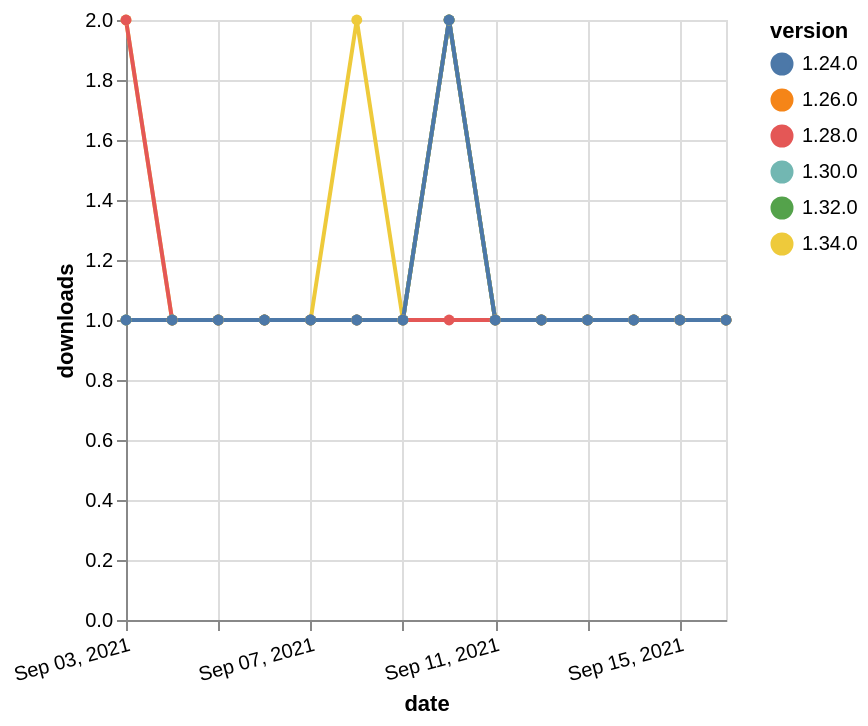

Write the Vega-Lite specification saved for this chart.
### Vega-Lite specification from a JSON file in a GitHub repository (floating-point values rounded to 4 significant figures)
{"$schema": "https://vega.github.io/schema/vega-lite/v5.json", "description": "A simple bar chart with embedded data.", "data": {"values": [{"date": "2021-09-03", "total": 116, "delta": 2, "version": "1.34.0"}, {"date": "2021-09-04", "total": 117, "delta": 1, "version": "1.34.0"}, {"date": "2021-09-05", "total": 118, "delta": 1, "version": "1.34.0"}, {"date": "2021-09-06", "total": 119, "delta": 1, "version": "1.34.0"}, {"date": "2021-09-07", "total": 120, "delta": 1, "version": "1.34.0"}, {"date": "2021-09-08", "total": 122, "delta": 2, "version": "1.34.0"}, {"date": "2021-09-09", "total": 123, "delta": 1, "version": "1.34.0"}, {"date": "2021-09-10", "total": 125, "delta": 2, "version": "1.34.0"}, {"date": "2021-09-11", "total": 126, "delta": 1, "version": "1.34.0"}, {"date": "2021-09-12", "total": 127, "delta": 1, "version": "1.34.0"}, {"date": "2021-09-13", "total": 128, "delta": 1, "version": "1.34.0"}, {"date": "2021-09-14", "total": 129, "delta": 1, "version": "1.34.0"}, {"date": "2021-09-15", "total": 130, "delta": 1, "version": "1.34.0"}, {"date": "2021-09-16", "total": 131, "delta": 1, "version": "1.34.0"}, {"date": "2021-09-03", "total": 161, "delta": 1, "version": "1.32.0"}, {"date": "2021-09-04", "total": 162, "delta": 1, "version": "1.32.0"}, {"date": "2021-09-05", "total": 163, "delta": 1, "version": "1.32.0"}, {"date": "2021-09-06", "total": 164, "delta": 1, "version": "1.32.0"}, {"date": "2021-09-07", "total": 165, "delta": 1, "version": "1.32.0"}, {"date": "2021-09-08", "total": 166, "delta": 1, "version": "1.32.0"}, {"date": "2021-09-09", "total": 167, "delta": 1, "version": "1.32.0"}, {"date": "2021-09-10", "total": 169, "delta": 2, "version": "1.32.0"}, {"date": "2021-09-11", "total": 170, "delta": 1, "version": "1.32.0"}, {"date": "2021-09-12", "total": 171, "delta": 1, "version": "1.32.0"}, {"date": "2021-09-13", "total": 172, "delta": 1, "version": "1.32.0"}, {"date": "2021-09-14", "total": 173, "delta": 1, "version": "1.32.0"}, {"date": "2021-09-15", "total": 174, "delta": 1, "version": "1.32.0"}, {"date": "2021-09-16", "total": 175, "delta": 1, "version": "1.32.0"}, {"date": "2021-09-03", "total": 167, "delta": 2, "version": "1.28.0"}, {"date": "2021-09-04", "total": 168, "delta": 1, "version": "1.28.0"}, {"date": "2021-09-05", "total": 169, "delta": 1, "version": "1.28.0"}, {"date": "2021-09-06", "total": 170, "delta": 1, "version": "1.28.0"}, {"date": "2021-09-07", "total": 171, "delta": 1, "version": "1.28.0"}, {"date": "2021-09-08", "total": 172, "delta": 1, "version": "1.28.0"}, {"date": "2021-09-09", "total": 173, "delta": 1, "version": "1.28.0"}, {"date": "2021-09-10", "total": 174, "delta": 1, "version": "1.28.0"}, {"date": "2021-09-11", "total": 175, "delta": 1, "version": "1.28.0"}, {"date": "2021-09-12", "total": 176, "delta": 1, "version": "1.28.0"}, {"date": "2021-09-13", "total": 177, "delta": 1, "version": "1.28.0"}, {"date": "2021-09-14", "total": 178, "delta": 1, "version": "1.28.0"}, {"date": "2021-09-15", "total": 179, "delta": 1, "version": "1.28.0"}, {"date": "2021-09-16", "total": 180, "delta": 1, "version": "1.28.0"}, {"date": "2021-09-03", "total": 173, "delta": 1, "version": "1.26.0"}, {"date": "2021-09-04", "total": 174, "delta": 1, "version": "1.26.0"}, {"date": "2021-09-05", "total": 175, "delta": 1, "version": "1.26.0"}, {"date": "2021-09-06", "total": 176, "delta": 1, "version": "1.26.0"}, {"date": "2021-09-07", "total": 177, "delta": 1, "version": "1.26.0"}, {"date": "2021-09-08", "total": 178, "delta": 1, "version": "1.26.0"}, {"date": "2021-09-09", "total": 179, "delta": 1, "version": "1.26.0"}, {"date": "2021-09-10", "total": 181, "delta": 2, "version": "1.26.0"}, {"date": "2021-09-11", "total": 182, "delta": 1, "version": "1.26.0"}, {"date": "2021-09-12", "total": 183, "delta": 1, "version": "1.26.0"}, {"date": "2021-09-13", "total": 184, "delta": 1, "version": "1.26.0"}, {"date": "2021-09-14", "total": 185, "delta": 1, "version": "1.26.0"}, {"date": "2021-09-15", "total": 186, "delta": 1, "version": "1.26.0"}, {"date": "2021-09-16", "total": 187, "delta": 1, "version": "1.26.0"}, {"date": "2021-09-03", "total": 145, "delta": 1, "version": "1.30.0"}, {"date": "2021-09-04", "total": 146, "delta": 1, "version": "1.30.0"}, {"date": "2021-09-05", "total": 147, "delta": 1, "version": "1.30.0"}, {"date": "2021-09-06", "total": 148, "delta": 1, "version": "1.30.0"}, {"date": "2021-09-07", "total": 149, "delta": 1, "version": "1.30.0"}, {"date": "2021-09-08", "total": 150, "delta": 1, "version": "1.30.0"}, {"date": "2021-09-09", "total": 151, "delta": 1, "version": "1.30.0"}, {"date": "2021-09-10", "total": 153, "delta": 2, "version": "1.30.0"}, {"date": "2021-09-11", "total": 154, "delta": 1, "version": "1.30.0"}, {"date": "2021-09-12", "total": 155, "delta": 1, "version": "1.30.0"}, {"date": "2021-09-13", "total": 156, "delta": 1, "version": "1.30.0"}, {"date": "2021-09-14", "total": 157, "delta": 1, "version": "1.30.0"}, {"date": "2021-09-15", "total": 158, "delta": 1, "version": "1.30.0"}, {"date": "2021-09-16", "total": 159, "delta": 1, "version": "1.30.0"}, {"date": "2021-09-03", "total": 223, "delta": 1, "version": "1.24.0"}, {"date": "2021-09-04", "total": 224, "delta": 1, "version": "1.24.0"}, {"date": "2021-09-05", "total": 225, "delta": 1, "version": "1.24.0"}, {"date": "2021-09-06", "total": 226, "delta": 1, "version": "1.24.0"}, {"date": "2021-09-07", "total": 227, "delta": 1, "version": "1.24.0"}, {"date": "2021-09-08", "total": 228, "delta": 1, "version": "1.24.0"}, {"date": "2021-09-09", "total": 229, "delta": 1, "version": "1.24.0"}, {"date": "2021-09-10", "total": 231, "delta": 2, "version": "1.24.0"}, {"date": "2021-09-11", "total": 232, "delta": 1, "version": "1.24.0"}, {"date": "2021-09-12", "total": 233, "delta": 1, "version": "1.24.0"}, {"date": "2021-09-13", "total": 234, "delta": 1, "version": "1.24.0"}, {"date": "2021-09-14", "total": 235, "delta": 1, "version": "1.24.0"}, {"date": "2021-09-15", "total": 236, "delta": 1, "version": "1.24.0"}, {"date": "2021-09-16", "total": 237, "delta": 1, "version": "1.24.0"}]}, "width": "container", "mark": {"type": "line", "point": {"filled": true}}, "encoding": {"x": {"field": "date", "type": "temporal", "timeUnit": "yearmonthdate", "title": "date", "axis": {"labelAngle": -15}}, "y": {"field": "delta", "type": "quantitative", "title": "downloads"}, "color": {"field": "version", "type": "nominal"}, "tooltip": {"field": "delta"}}}
